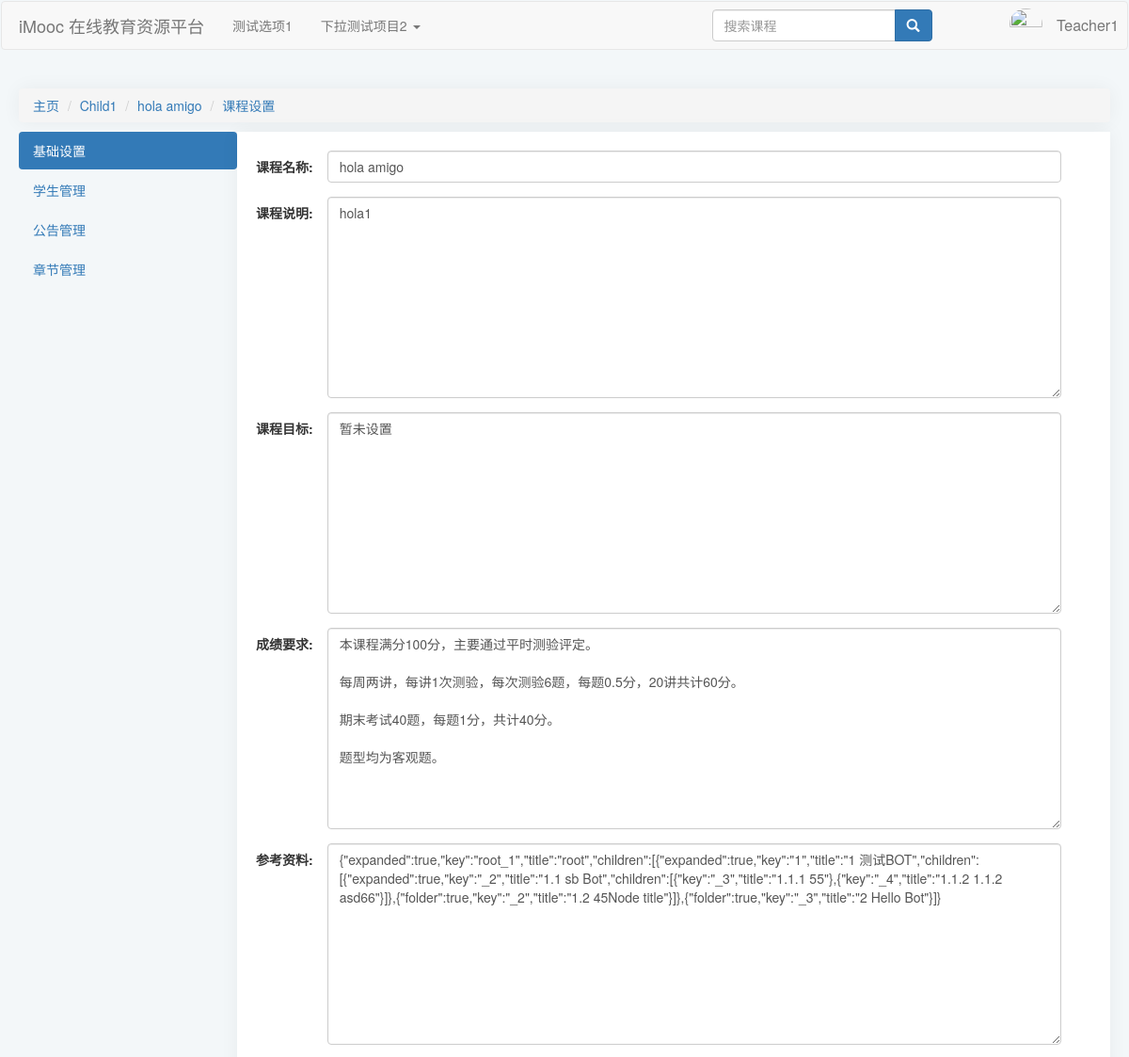
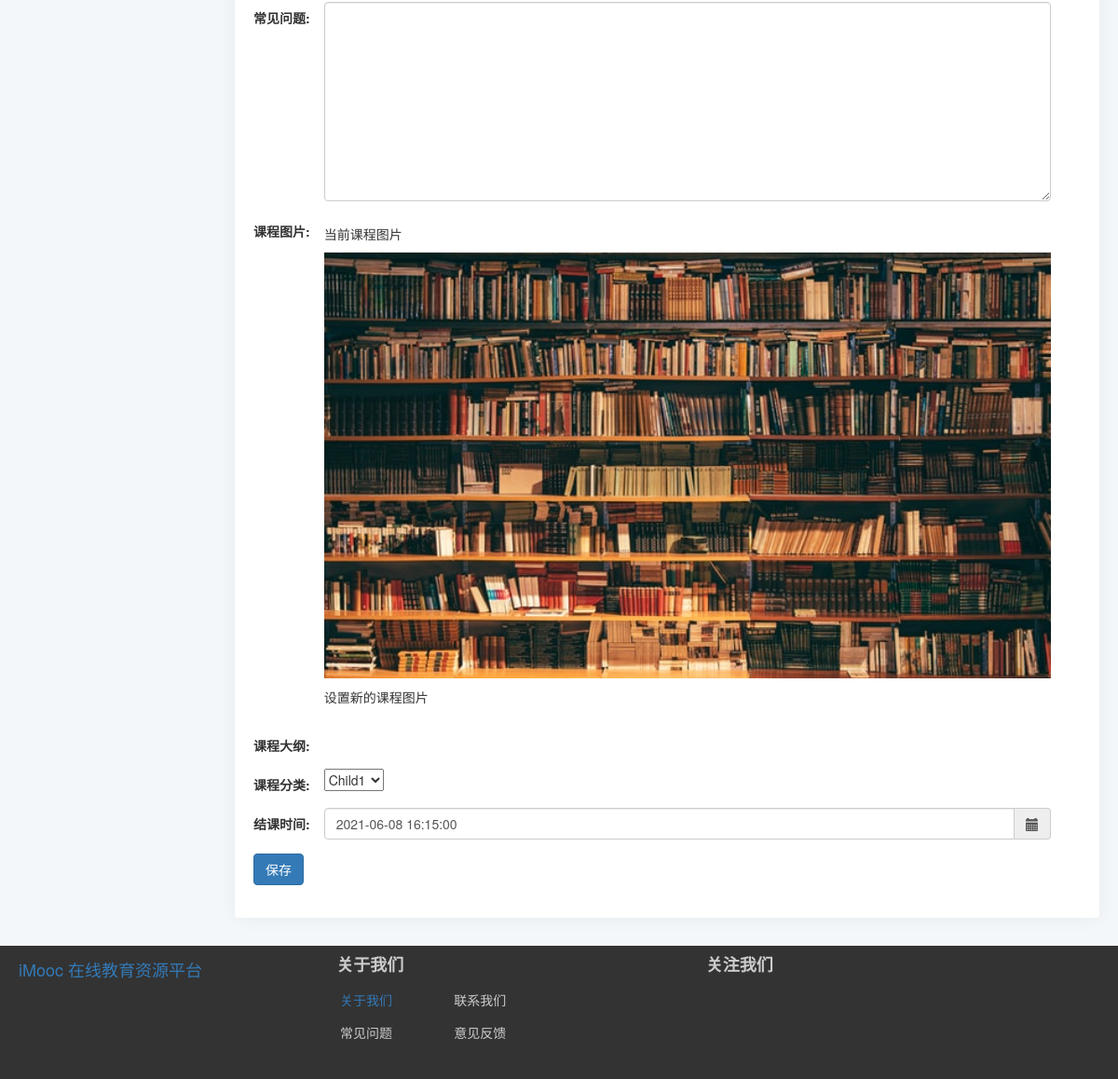
The app's page /course/3/Setting (signed in) with its own data (2 pictures, top to bottom).
### index/models.py (models this page shows, shortened)
class Users(models.Model):
    gender = (
        ("male", "男"),
        ("female", "女"),
        ("default", "保密"),
    )
    access = (
        ("banned", "封禁用户"),
        ("guest", "访客"),
        ("student", "学生"),
        ("teacher", "教师"),
    )
    profile_picture = models.ImageField(
        verbose_name="头像",
        null=True,
        upload_to="avatar",
        blank=True,
        default="avatar/default-profile-picture.jpg",
    )
    name = models.CharField(
        verbose_name="*用户名", max_length=128, unique=True, null=False
    )  # 昵称
    real_name = models.CharField(
        verbose_name="真实姓名", max_length=64, null=True, blank=True
    )  # 真实姓名
    password = models.CharField(
        verbose_name="*密码", max_length=256, editable=False
    )  # 密码
    email = models.EmailField(verbose_name="*电子邮箱", unique=True)  # 邮箱
    phone_number = models.CharField(
        verbose_name="手机号码", max_length=32, unique=True, null=True, blank=True
    )  # 手机号码
    access = models.CharField(
        verbose_name="*权限等级", max_length=16, choices=access, default="guest"
    )  # 权限级别
    selected_courses = models.ManyToManyField("Course", related_name="students")  # 已选课程
    sex = models.CharField(
        verbose_name="*性别", max_length=32, choices=gender, default="default"
    )  # 性别
    create_time = models.DateTimeField(verbose_name="账号创建时间", auto_now_add=True)  # 创建时间
    is_deleted = models.BooleanField(
        verbose_name="删除标记", default=False, editable=False
    )  # 删除标记
    class Meta:
        ordering = ["-create_time"]
        verbose_name = "用户"
        verbose_name_plural = "用户"

class CourseCategory(models.Model):
    CategoryID = models.AutoField(primary_key=True, verbose_name="分类编号")
    CategoryName = models.CharField(verbose_name="分类名", max_length=64)
    Is_Root = models.BooleanField(verbose_name="根分类", default=True, editable=False)
    DisplayOrder = models.PositiveIntegerField(verbose_name="显示顺序", default=1)
    ParentID = models.ForeignKey(
        "self",
        on_delete=models.CASCADE,
        limit_choices_to={"Is_Root": 1},
        null=True,
        blank=True,
    )
    def __str__(self) -> str:
        return self.CategoryName
    class Meta:
        ordering = ["-CategoryID"]
        verbose_name = "课程分类"
        verbose_name_plural = "课程分类"

class Course(models.Model):
    status = (
        ("1", "未开课"),
        ("2", "已开课"),
        ("3", "已结课"),
    )
    Course_Name = models.CharField(verbose_name="课程名称", max_length=64)
    Course_Teacher = models.ForeignKey(
        "Users",
        on_delete=models.CASCADE,
        limit_choices_to={"access": "teacher"},
        null=True,
        blank=True,
        related_name="teacher",
    )
    Course_Info = models.TextField(verbose_name="课程说明", default="暂未设置")
    Course_Goal = models.TextField(verbose_name="课程目标", default="暂未设置")
    Grade_Requirements = models.TextField(verbose_name="成绩要求", default="暂未设置")
    Reference = models.TextField(verbose_name="参考资料", default="暂未设置")
    QA = models.TextField(verbose_name="常见问题", null=True, blank=True, default="暂未设置")
    Course_Img = models.ImageField(
        verbose_name="课程图片",
        null=True,
        upload_to="Course_Img",
        blank=True,
        default="material/defaultCourseImage.jpg",
    )
    Stu_Count = models.PositiveIntegerField(verbose_name="选课人数", default=0)
    Course_Chapter = models.TextField(
        verbose_name="课程章节",
        null=True,
        blank=True,
        default='[{"title":"New Node","key":"1"}]',
    )
    Course_Category = models.ForeignKey(
        "CourseCategory",
        verbose_name="课程分类",
        on_delete=models.CASCADE,
        limit_choices_to={"Is_Root": 0},
        null=True,
        blank=True,
    )
    View_Count = models.PositiveIntegerField(verbose_name="访问人数", default=0)
    Status = models.CharField(
        verbose_name="课程状态", max_length=16, choices=status, default="1"
    )
    Starting_Time = models.DateTimeField(verbose_name="开课时间", auto_now_add=True)
    Ending_Time = models.DateTimeField(verbose_name="结课时间")
    class Meta:
        ordering = ["-Starting_Time"]
        verbose_name = "课程"
        verbose_name_plural = "课程"

### index/views.py (the view)
# urls.py: path("course/<int:courseid>/Setting", views.courseSetting, name="courseSetting"),
def courseSetting(request, courseid):
    if not VF.checkLogin(request):
        nextUrl = request.path
        request.session["next"] = nextUrl
        return redirect("/login?next=%s" % nextUrl)
    else:
        username = request.session["user_name"]
        user = models.Users.objects.get(name=username)
        if user.access != "teacher":
            return render(request, "index/courseSettingError.html")
        courseDetail, _, _ = VF.Get_Course(courseid)
        course = models.Course.objects.get(id=courseid)
        img = course.Course_Img
        if request.method == "POST":
            settingForm = forms.CourseSettingForm(
                request.POST, request.FILES, instance=course
            )
            if settingForm.is_valid():
                instance = settingForm.save(commit=False)
                instance.save()
                return HttpResponseRedirect(
                    reverse("index:courseSetting", args=(courseid,))
                )
        else:
            settingForm = forms.CourseSettingForm(instance=course)
    return render(request, "index/courseSettingInfo.html", locals())

### index/templates/index/courseSettingInfo.html (shortened to what this page needs)
{% extends 'index/courseSettingBase.html' %}
{% load static %}
    {% block extrastatic %}
    {{ block.super }}
    <link rel="stylesheet" type="text/css" href="{% static 'index/css/courseSettingInfo.css' %}">
    <link rel="stylesheet" type="text/css" href="{% static 'index/css/treeView.css' %}">
    <link rel="stylesheet" type="text/css" href="{% static 'fileinput/css/fileinput.css' %}">
    <link rel="stylesheet"
        href="https://cdnjs.cloudflare.com/ajax/libs/bootstrap-select/1.12.4/css/bootstrap-select.min.css">
    <link href="https://cdn.bootcss.com/bootstrap-datetimepicker/4.17.47/css/bootstrap-datetimepicker.min.css"
        rel="stylesheet">
    {% endblock %}
    {% block content %}
    <div>
        {{ block.super }}
        <div class="settingForm">
            <form action="Setting" method="POST" enctype="multipart/form-data" class="form-horizontal">
                <div class="form-group">
                    <div class="item form-Name">
                        <label for="{{settingForm.Course_Name.id_for_label}}"
                            class="control-label col-sm-2">课程名称:</label>
                        {{settingForm.Course_Name}}
                    </div>
                </div>
                <div class="form-group">
                    <div class="item form-Info">
                        <label for="{{settingForm.Course_Info.id_for_label}}"
                            class="control-label col-sm-2">课程说明:</label>
                        {{settingForm.Course_Info}}
                    </div>
                </div>
                <div class="form-group">
                    <div class="item form-Goal">
                        <label for="{{settingForm.Course_Goal.id_for_label}}"
                            class="control-label col-sm-2">课程目标:</label>
                        {{settingForm.Course_Goal}}
                    </div>
                </div>
                <div class="form-group">
                    <div class="item form-Grade">
                        <label for="{{settingForm.Grade_Requirements.id_for_label}}"
                            class="control-label col-sm-2">成绩要求:</label>
                        {{settingForm.Grade_Requirements}}
                    </div>
                </div>
                <div class="form-group">
                    <div class="item form-Refer">
                        <label for="{{settingForm.Reference.id_for_label}}" class="control-label col-sm-2">参考资料:</label>
                        {{settingForm.Reference}}
                    </div>
                </div>
                <div class="form-group">
                    <div class="item form-QA">
                        <label for="{{settingForm.QA.id_for_label}}" class="control-label col-sm-2">常见问题:</label>
                        {{settingForm.QA}}
                    </div>
                </div>
                <div class="form-group">
                    <div class="item form-Img">
                        <label for="Course_Img" class="control-label col-sm-2">课程图片:</label>
                        <div class="imgUpload">
                            <p>当前课程图片</p>
                            <img src="{{img.url}}">
                            <p>设置新的课程图片</p>
                        </div>
                    </div>
                </div>
                <div class="form-group">
                    <label for="Course_Category" class="control-label col-sm-2">课程大纲:</label>
                </div>
                <div class="form-group">
                    <div class="item form-Category">
                        <label for="{{settingForm.Course_Category.id_for_label}}"
                            class="control-label col-sm-2">课程分类:</label>
                        {{settingForm.Course_Category}}
                    </div>
                </div>
                <div class="form-group">
                    <div class="item form-ETime">
                        <label for="{{settingForm.Ending_Time.id_for_label}}"
                            class="control-label col-sm-2">结课时间:</label>
                        <div class='input-group date' id='datetimepicker1'>
                            {{settingForm.Ending_Time}}
                            <span class="input-group-addon">
                                <span class="glyphicon glyphicon-calendar"></span>
                            </span>
                        </div>
                    </div>
                </div>
                <div class="form-group">
                    <button type="submit" class="btn btn-primary">保存</button>
                </div>
            </form>
        </div>
    </div>
    {% endblock %}

### index/templates/index/courseSettingBase.html (shortened to what this page needs)
{% extends 'index/index.html' %}
{% load static %}
    {% block extrastatic %}
    <link rel="stylesheet" type="text/css" href="{% static 'index/css/courseSettingBase.css' %}">
    {% endblock %}
    {% block content %}
    <div>
        <ul class="breadcrumb">
            <li><a href="/index/">主页</a></li>
            <li><a href="#">{{courseDetail.Course_Category}}</a></li>
            <li><a href="{% url 'index:courseInfo' courseid %}">{{courseDetail.Course_Name}}
                </a>
            </li>
            <li class="active"><a href="{% url 'index:courseSetting' courseid %}">课程设置
                </a>
            </li>
        </ul>
    </div>
    <div class="navSideBar">
        <ul class="nav nav-pills nav-stacked">
            <li role="basicInfo"><a href="{% url 'index:courseSetting' courseid %}">基础设置</a></li>
            <li role="studentManagement"><a href="{% url 'index:studentSetting' courseid %}">学生管理</a></li>
            <li role="annoucementManage"><a href="{% url 'index:noticeSetting' courseid %}">公告管理</a></li>
            <li role="chapterManagement"><a href="{% url 'index:chapterSetting' courseid %}">章节管理</a></li>
        </ul>
    </div>
    {% endblock %}

### index/templates/index/index.html (shortened to what this page needs)
{% load static %}
<!DOCTYPE html>
<html class="widthauto">
<head>
	<link rel="stylesheet" href="https://cdn.staticfile.org/twitter-bootstrap/3.3.7/css/bootstrap.min.css">
	<link rel="stylesheet" type="text/css" href="{% static 'index/css/index.css' %}">
	{% block extrastatic %}
	{% endblock %}
</head>
<body>
	<div class="navbar head">
		<nav class="navbar navbar-default" role="navigation">
			<div class="container-fluid">
				<div class="navbar-header">
					<a class="navbar-brand" href="/index">iMooc 在线教育资源平台</a>
				</div>
				<div>
					<ul class="nav navbar-nav">
						<li><a href="#">测试选项1</a></li>
						<li class="dropdown">
							<a href="#" class="dropdown-toggle" data-toggle="dropdown">
								下拉测试项目2
								<b class="caret"></b>
							</a>
						</li>
					</ul>
					<div class="nav-right-part">
						<div class="nav-right-search navbar-left" id="nav-right-search">
							<form class="navbar-form" role="form">
								<div class="form-group">
									<div class="input-group">
										<input type="text" class="form-control visible-lg-block visible-md-block"
											placeholder="搜索课程">
										<span class="input-group-btn">
											<button class="btn btn-primary glyphicon glyphicon-search" type="button"
												id="search-btn"></button>
										</span>
									</div>
								</div>
							</form>
						</div>
						<div class="nav-right-login navbar-right" id="nav-right-login">
							{% if request.session.is_login == True %}
							<ul class="nav navbar-nav">
								<li class="dropdown user-dropdown">
									<a href="#" id="user-info" class="dropdown-toggle" data-toggle="dropdown"
										data-hover="dropdown" data-delay="100">
										<span class="user-name">
											{{ request.session.user_name }}
										</span>
										<span class="user-avatar">
											<img class="img-circle img-responsive dropdown"
												src="{{ request.session.avatar }}" alt="" width="35" height="33"
												id="avatar" />
										</span>
									</a>
								</li>
							</ul>
							{% else %}
							<ul class="nav navbar-nav">
								<li><a href="/login"><span class="glyphicon glyphicon-log-in"></span> 登录</a></li>
								<li><a href="/register"><span class="glyphicon glyphicon-user"></span> 注册</a></li>
							</ul>
							{% endif %}
						</div>
					</div>
				</div>
			</div>
		</nav>
	</div>
	<div class="container-fluid">
		{% block content %}
		{% endblock %}
	</div>
	<div class="infobar footer">
		<div id="footer">
			<div class="footer-logo">
				<a class="navbar-brand" href="/index">iMooc 在线教育资源平台</a>
			</div>
			<div class="footer-about col-lg-4 col-lg-offset-1">
				<h4 class="col-lg-12"><strong>关于我们</strong></h4>
				<h5 class="col-lg-4"><a href="/aboutus/">&nbsp;关于我们</a></h5>
				<h5 class="col-lg-5">&nbsp;联系我们</h5>
				<h5 class="col-lg-4">&nbsp;常见问题</h5>
				<h5 class="col-lg-5">&nbsp;意见反馈</h5>
			</div>
			<div class="footer-follow col-lg-offset-0 col-lg-2">
				<h4 class="col-lg-12 col-lg-offset-0"><strong>关注我们</strong></h4>
			</div>
		</div>
	</div>
</body>
</html>

### records on screen
Users: session.user_name "Teacher1"
CourseCategory: Course_Category "Child1"
Course: Course_Name "hola amigo", Course_Info "hola1", Course_Goal "暂未设置", Grade_Requirements "本课程满分100分，主要通过平时测验评定。 每周两讲，每讲1次测验，每次测验6题，每题0.5分，20讲共计60分。 期末考试40题，每题1分，共计40分。 题型均为客观题。", Reference "{\"expanded\":true,\"key\":\"root_1\",\"title\":\"root\",\"children\":[{\"expanded\":true,\"key\":\"1\",\"title\":\"1 测试BOT\",\"children\":[{\"expanded\":true,\"key\":\"_2\",\"title\":\"1.1 sb Bot\",\"children\":[{\"key\":\"_3\",\"title\":\"1.1.1 55\"},{\"key\":\"_4\",\"title\":\"1.1.2 1.1.2 asd66\"}]},{\"folder\":true,\"key\":\"_2\",\"title\":\"1.2 45Node title\"}]},{\"folder\":true,\"key\":\"_3\",\"title\":\"2 Hello Bot\"}]}", Course_Category "Child1", Ending_Time "2021-06-08 16:15:00"
